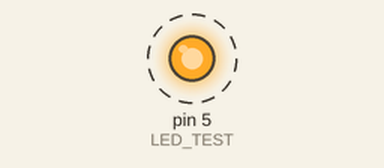
This sketch was run on a simulated Arduino Uno, built with avr-gcc and run on an emulated ATmega328P. On the bench: output pins drawn as LEDs (lit = HIGH). Dashed ring = blinking.

Above: at 0.5 s.
Timing chart, 0 to 4.6 s (numbered marks = the images above):
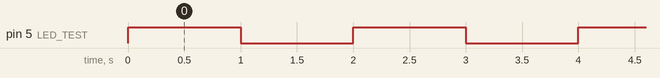

Measured:
- by itself, pin 5 (LED_TEST): alternates HIGH for 1.0 s and LOW for 1.0 s

The sketch:

LED_TEST.ino
```cpp
const int LED_TEST = 5;
// the setup function runs once when you press reset or power the board
void setup() {
  // initialize digital pin LED_BUILTIN as an output.
  pinMode(LED_TEST, OUTPUT);
}

// the loop function runs over and over again forever
void loop() {
  digitalWrite(LED_TEST, HIGH);   // turn the LED on (HIGH is the voltage level)
  delay(1000);                       // wait for a second
  digitalWrite(LED_TEST, LOW);    // turn the LED off by making the voltage LOW
  delay(1000);                       // wait for a second
}
```
